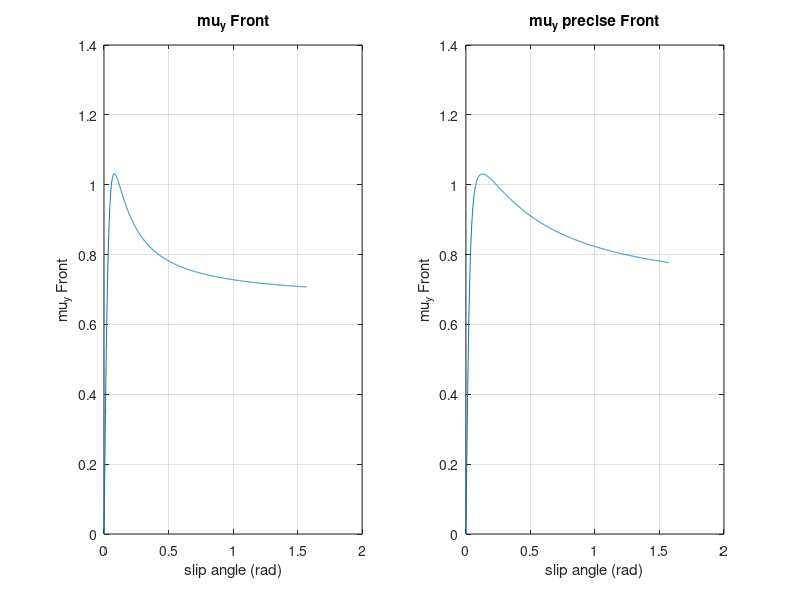

Reproduce this figure in MATLAB.
clear
clc

%% Weight distribution
m_front_total_ratio = 0.532;
FzT = 2500*9.81;

FzF = FzT*m_front_total_ratio; %% Vertical load at the front, N
FzR = FzT - FzF; %% Vertical load at the rear, N


%% Pacejka magic formula. Front

% B = 7; %% stiffness factor
% C = 1.5; %% shape factor
% D = 9; %% peak value

mu_peak_f = 1.37 - FzF*0.026/1000;
mu_90_deg_f = 0.723*mu_peak_f;

Bf = 20; %% stiffness factor
Cf = 1.55;
% Cf = 1.515; %% shape factor
Df = mu_peak_f; %% peak value
% if Df<Dr understeer

Ef = 0.7; %% Curvature factor
% syms alpha_f
% alpha_f = 0:0.001:0.2;
alpha_f = 0:0.001:1.571;
mu_y_f_precise = Df.*sin(Cf.*atan(Bf*alpha_f - Ef*(Bf*alpha_f - atan(Bf*alpha_f))));
mu_y_f = Df*sin(Cf*atan(Bf*alpha_f));
% nf = diff(mu_y_f)
n_f = (351644853863314359.*cos((303.*atan(20.*alpha_f))./200))./(11258999068426240.*(400.*alpha_f.^2 + 1));
C_f = n_f*FzF;

%% Plots. Front

figure(1)
clf
subplot(1,2,1)
plot(alpha_f, mu_y_f)
title('mu_y Front')
xlabel('slip angle (rad)')
ylabel('mu_y Front')
grid on

subplot(1,2,2)
plot(alpha_f, mu_y_f_precise)
title('mu_y precise Front')
xlabel('slip angle (rad)')
ylabel('mu_y Front')
grid on


% subplot(1,3,2)
% plot(alpha_f, n_f)
% title('nf')
% xlabel('slip angle (rad)')
% ylabel('nf (1/rad)')
% grid on
% 
% subplot(1,3,3)
% plot(alpha_f, C_f)
% title('Cf')
% xlabel('slip angle (rad)')
% ylabel('Cf (N/rad)')
% grid on




%% Pacejka magic formula. Rear



mu_peak_r = 1.38 - FzR*0.0232/1000;
mu_90_deg_r = 0.723*mu_peak_r;

Br = 20; %% stiffness factor
Cr = 1.515; %% shape factor
Dr = mu_peak_r; %% peak value
% if Df<Dr understeer

Ef = 0.8; %% Curvature factor
% syms alpha_r
alpha_r = 0:0.001:0.2;
% alpha_r = 0:0.001:1.571;
% mu_y_f = Df.*sin(Cf.*atan(Bf*alpha_f - Ef*(Bf*alpha_f - atan(Bf*alpha_f))));
mu_y_r = Dr*sin(Cr*atan(Br*alpha_r));
% nf = diff(mu_y_r)
n_r = (379942084377522939.*cos((303.*atan(20.*alpha_r))./200))./(11258999068426240.*(400.*alpha_r.^2 + 1));
C_r = n_r*FzF;

% %% Plots. Rear
% 
% figure(2)
% clf
% subplot(1,3,1)
% plot(alpha_r, mu_y_r)
% title('mu_y Rear')
% xlabel('slip angle (rad)')
% ylabel('mu_y Rear')
% grid on
% 
% subplot(1,3,2)
% plot(alpha_r, n_r)
% title('nr')
% xlabel('slip angle (rad)')
% ylabel('nr (1/rad)')
% grid on
% 
% subplot(1,3,3)
% plot(alpha_r, C_r)
% title('Cr')
% xlabel('slip angle (rad)')
% ylabel('Cr (N/rad)')
% grid on
% 
% %% Approximate values of Cf and Cr (for the linear bicycle model)
% 
% Cf_lin = C_f(0.03/0.001 + 1);
% Cr_lin = C_r(0.03/0.001 + 1); %% Stiffnesses at 0.03 rad (1.7º) slip angle

